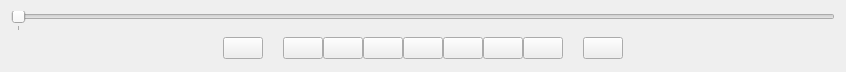
<?xml version="1.0" encoding="UTF-8"?>
<ui version="4.0">
 <class>PlaybackSlider</class>
 <widget class="QWidget" name="PlaybackSlider">
  <property name="geometry">
   <rect>
    <x>0</x>
    <y>0</y>
    <width>846</width>
    <height>72</height>
   </rect>
  </property>
  <property name="sizePolicy">
   <sizepolicy hsizetype="Preferred" vsizetype="Fixed">
    <horstretch>0</horstretch>
    <verstretch>0</verstretch>
   </sizepolicy>
  </property>
  <property name="windowTitle">
   <string>Form</string>
  </property>
  <property name="autoFillBackground">
   <bool>false</bool>
  </property>
  <property name="styleSheet">
   <string notr="true">QPushButton
{
	min-width: 1em
}
</string>
  </property>
  <layout class="QVBoxLayout" name="verticalLayout_2">
   <item>
    <widget class="QSlider" name="horizontalSlider">
     <property name="maximum">
      <number>0</number>
     </property>
     <property name="orientation">
      <enum>Qt::Horizontal</enum>
     </property>
     <property name="tickPosition">
      <enum>QSlider::TicksBelow</enum>
     </property>
     <property name="tickInterval">
      <number>1</number>
     </property>
    </widget>
   </item>
   <item>
    <layout class="QHBoxLayout" name="horizontalLayout">
     <property name="spacing">
      <number>0</number>
     </property>
     <property name="sizeConstraint">
      <enum>QLayout::SetMinimumSize</enum>
     </property>
     <item>
      <spacer name="horizontalSpacer">
       <property name="orientation">
        <enum>Qt::Horizontal</enum>
       </property>
       <property name="sizeHint" stdset="0">
        <size>
         <width>40</width>
         <height>20</height>
        </size>
       </property>
      </spacer>
     </item>
     <item>
      <widget class="QPushButton" name="pushButton_6">
       <property name="sizePolicy">
        <sizepolicy hsizetype="Minimum" vsizetype="Fixed">
         <horstretch>0</horstretch>
         <verstretch>0</verstretch>
        </sizepolicy>
       </property>
       <property name="text">
        <string/>
       </property>
       <property name="icon">
        <iconset>
         <normaloff>Resources/Icons/marker_start.png</normaloff>Resources/Icons/marker_start.png</iconset>
       </property>
       <property name="iconSize">
        <size>
         <width>20</width>
         <height>20</height>
        </size>
       </property>
      </widget>
     </item>
     <item>
      <spacer name="horizontalSpacer_3">
       <property name="orientation">
        <enum>Qt::Horizontal</enum>
       </property>
       <property name="sizeType">
        <enum>QSizePolicy::Fixed</enum>
       </property>
       <property name="sizeHint" stdset="0">
        <size>
         <width>20</width>
         <height>20</height>
        </size>
       </property>
      </spacer>
     </item>
     <item>
      <widget class="QPushButton" name="jumpStartButton">
       <property name="sizePolicy">
        <sizepolicy hsizetype="Minimum" vsizetype="Fixed">
         <horstretch>0</horstretch>
         <verstretch>0</verstretch>
        </sizepolicy>
       </property>
       <property name="text">
        <string/>
       </property>
       <property name="icon">
        <iconset>
         <normaloff>Resources/Icons/jump_rev.png</normaloff>Resources/Icons/jump_rev.png</iconset>
       </property>
       <property name="iconSize">
        <size>
         <width>20</width>
         <height>20</height>
        </size>
       </property>
      </widget>
     </item>
     <item>
      <widget class="QPushButton" name="playRevButton">
       <property name="sizePolicy">
        <sizepolicy hsizetype="Minimum" vsizetype="Fixed">
         <horstretch>0</horstretch>
         <verstretch>0</verstretch>
        </sizepolicy>
       </property>
       <property name="text">
        <string/>
       </property>
       <property name="icon">
        <iconset>
         <normaloff>Resources/Icons/frame_rev.png</normaloff>
         <normalon>Resources/Icons/frame_rev.png</normalon>
         <disabledon>Resources/Icons/frame_rev.png</disabledon>
         <activeon>Resources/Icons/pause.png</activeon>Resources/Icons/frame_rev.png</iconset>
       </property>
       <property name="iconSize">
        <size>
         <width>20</width>
         <height>20</height>
        </size>
       </property>
       <property name="checkable">
        <bool>true</bool>
       </property>
      </widget>
     </item>
     <item>
      <widget class="QPushButton" name="prevFrameButton">
       <property name="sizePolicy">
        <sizepolicy hsizetype="Minimum" vsizetype="Fixed">
         <horstretch>0</horstretch>
         <verstretch>0</verstretch>
        </sizepolicy>
       </property>
       <property name="text">
        <string/>
       </property>
       <property name="icon">
        <iconset>
         <normaloff>Resources/Icons/play_rev.png</normaloff>Resources/Icons/play_rev.png</iconset>
       </property>
       <property name="iconSize">
        <size>
         <width>20</width>
         <height>20</height>
        </size>
       </property>
      </widget>
     </item>
     <item>
      <widget class="QPushButton" name="stopButton">
       <property name="enabled">
        <bool>true</bool>
       </property>
       <property name="sizePolicy">
        <sizepolicy hsizetype="Minimum" vsizetype="Fixed">
         <horstretch>0</horstretch>
         <verstretch>0</verstretch>
        </sizepolicy>
       </property>
       <property name="text">
        <string/>
       </property>
       <property name="icon">
        <iconset>
         <normaloff>Resources/Icons/stop.png</normaloff>Resources/Icons/stop.png</iconset>
       </property>
       <property name="iconSize">
        <size>
         <width>20</width>
         <height>20</height>
        </size>
       </property>
      </widget>
     </item>
     <item>
      <widget class="QPushButton" name="nextFrameButton">
       <property name="sizePolicy">
        <sizepolicy hsizetype="Minimum" vsizetype="Fixed">
         <horstretch>0</horstretch>
         <verstretch>0</verstretch>
        </sizepolicy>
       </property>
       <property name="text">
        <string/>
       </property>
       <property name="icon">
        <iconset>
         <normaloff>Resources/Icons/play_fwd.png</normaloff>Resources/Icons/play_fwd.png</iconset>
       </property>
       <property name="iconSize">
        <size>
         <width>20</width>
         <height>20</height>
        </size>
       </property>
       <property name="checkable">
        <bool>false</bool>
       </property>
      </widget>
     </item>
     <item>
      <widget class="QPushButton" name="playButton">
       <property name="sizePolicy">
        <sizepolicy hsizetype="Minimum" vsizetype="Fixed">
         <horstretch>0</horstretch>
         <verstretch>0</verstretch>
        </sizepolicy>
       </property>
       <property name="text">
        <string/>
       </property>
       <property name="icon">
        <iconset>
         <normaloff>Resources/Icons/frame_fwd.png</normaloff>
         <normalon>Resources/Icons/frame_fwd.png</normalon>
         <disabledon>Resources/Icons/frame_fwd.png</disabledon>
         <activeon>Resources/Icons/pause.png</activeon>Resources/Icons/frame_fwd.png</iconset>
       </property>
       <property name="iconSize">
        <size>
         <width>20</width>
         <height>20</height>
        </size>
       </property>
       <property name="checkable">
        <bool>true</bool>
       </property>
      </widget>
     </item>
     <item>
      <widget class="QPushButton" name="jumpEndButton">
       <property name="sizePolicy">
        <sizepolicy hsizetype="Minimum" vsizetype="Fixed">
         <horstretch>0</horstretch>
         <verstretch>0</verstretch>
        </sizepolicy>
       </property>
       <property name="text">
        <string/>
       </property>
       <property name="icon">
        <iconset>
         <normaloff>Resources/Icons/jump_fwd.png</normaloff>Resources/Icons/jump_fwd.png</iconset>
       </property>
       <property name="iconSize">
        <size>
         <width>20</width>
         <height>20</height>
        </size>
       </property>
      </widget>
     </item>
     <item>
      <spacer name="horizontalSpacer_4">
       <property name="orientation">
        <enum>Qt::Horizontal</enum>
       </property>
       <property name="sizeType">
        <enum>QSizePolicy::Fixed</enum>
       </property>
       <property name="sizeHint" stdset="0">
        <size>
         <width>20</width>
         <height>20</height>
        </size>
       </property>
      </spacer>
     </item>
     <item>
      <widget class="QPushButton" name="pushButton_7">
       <property name="sizePolicy">
        <sizepolicy hsizetype="Minimum" vsizetype="Fixed">
         <horstretch>0</horstretch>
         <verstretch>0</verstretch>
        </sizepolicy>
       </property>
       <property name="text">
        <string/>
       </property>
       <property name="icon">
        <iconset>
         <normaloff>Resources/Icons/marker_end.png</normaloff>Resources/Icons/marker_end.png</iconset>
       </property>
       <property name="iconSize">
        <size>
         <width>20</width>
         <height>20</height>
        </size>
       </property>
      </widget>
     </item>
     <item>
      <spacer name="horizontalSpacer_2">
       <property name="orientation">
        <enum>Qt::Horizontal</enum>
       </property>
       <property name="sizeHint" stdset="0">
        <size>
         <width>40</width>
         <height>20</height>
        </size>
       </property>
      </spacer>
     </item>
    </layout>
   </item>
  </layout>
 </widget>
 <resources/>
 <connections/>
</ui>
